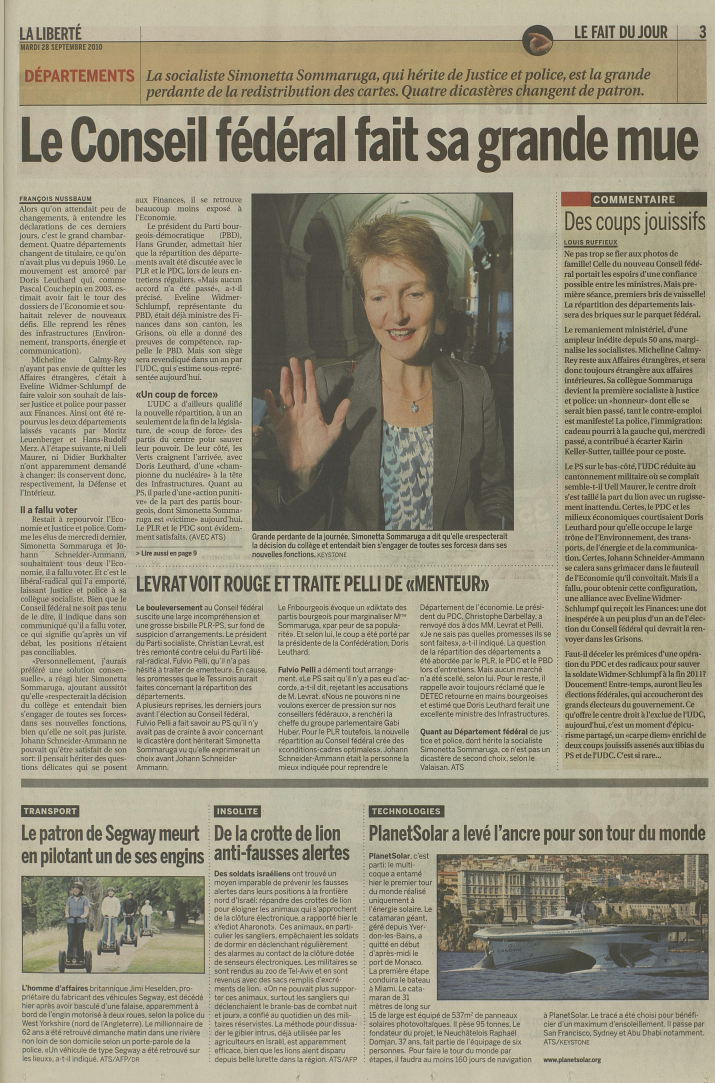
#> input picture task-1/sample_news_image.jpg, 3572 x 5411 px (shown at 1/5 size)
$ python 01_draw_boxex.py
#> lines starting #> are read from the running program, lines starting #| are printed output that depends on the picture
import cv2 as cv
import numpy as np
import xml.etree.ElementTree as ET

class Token:
    def __init__(self, text, x, y, width, height):
        self.text = text
        self.x = x
        self.y = y
        self.width = width
        self.height = height

class OCRParser:
    def __init__(self, xml_file):
        self.xml_file = xml_file

    def parse_xml(self):
        self.tree = ET.parse(self.xml_file)
        self.root = self.tree.getroot()

    def extract_tokens(self):
        tokens = []
        for token in self.root.iter('TOKEN'):
            text = token.text.strip() if token.text else ''
            x = int(token.attrib['x'])
            y = int(token.attrib['y'])
            width = int(token.attrib['width'])
            height = int(token.attrib['height'])

            tokens.append(Token(text, x, y, width, height))
        return tokens

def rescaleImg(img, scale=0.2):
    height = int(img.shape[0] * scale)
    width = int(img.shape[1] * scale)
    dimensions = (width, height)
    return cv.resize(img, dimensions, interpolation=cv.INTER_AREA)

img = cv.imread('sample_news_image.jpg')
#> img is the input picture: shape (5411, 3572, 3); mean B, G, R 131.3, 152.6, 158

parser = OCRParser('2010-09-28_01-00003A_ocrwrd.xml')
parser.parse_xml()
#> (reads task-1/2010-09-28_01-00003A_ocrwrd.xml from the repository)
tokens = parser.extract_tokens()

for token in tokens:
    cv.rectangle(img, (token.x, token.y), (token.x + token.width, token.y + token.height), (255, 0, 0), 2)
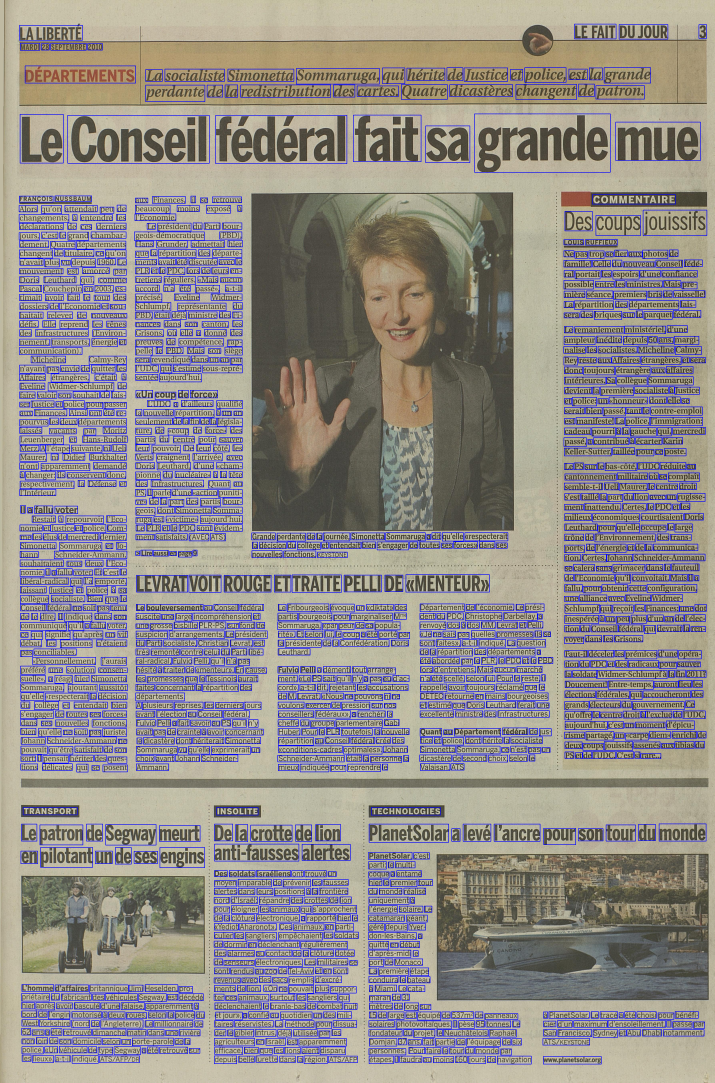
#> img: shape (5411, 3572, 3) (shown at 1/5 size); mean B, G, R 137.9, 140.6, 145.7
    # cv.putText(img, token.text, (token.x, token.y-10), cv.FONT_HERSHEY_SIMPLEX, 0.75, (0, 0, 255), 2)

img = rescaleImg(img, scale=0.2)
#> in rescaleImg, `return cv.resize(img, dimensions, interpolation=cv.INTER_AREA)`:
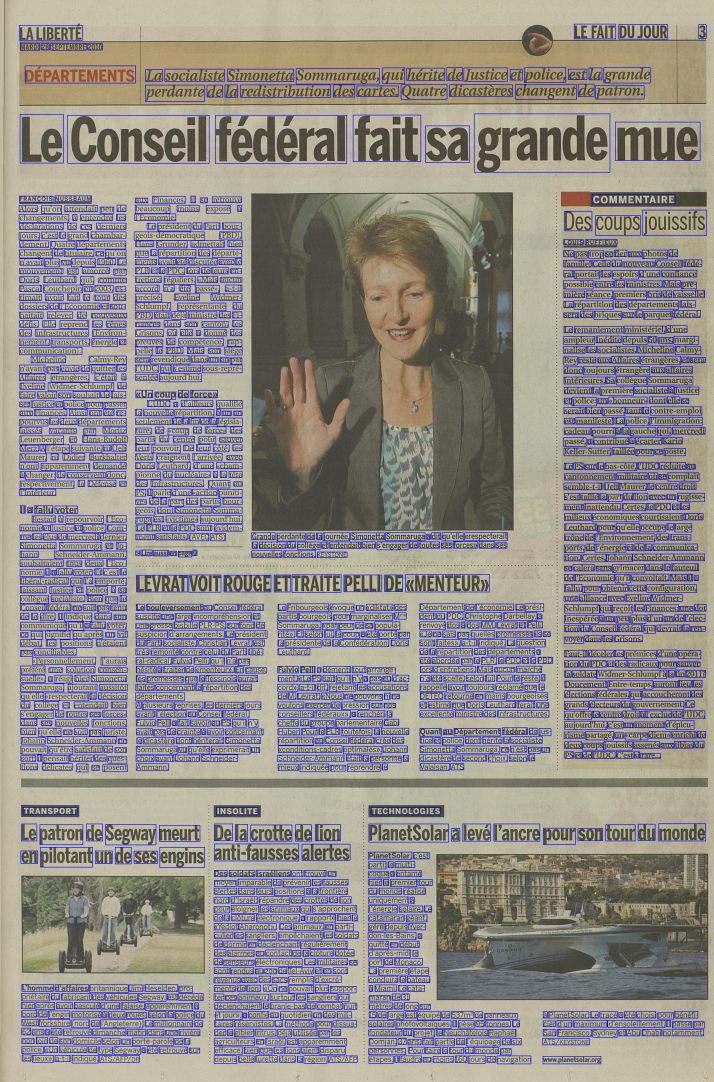
#> returned value: shape (1082, 714, 3); mean of channels 0, 1, 2 137.9, 140.6, 145.7; drawn as B, G, R
cv.imshow('Image with Boxes', img)
cv.imwrite('output.jpg', img)

cv.waitKey(0)
cv.destroyAllWindows()
